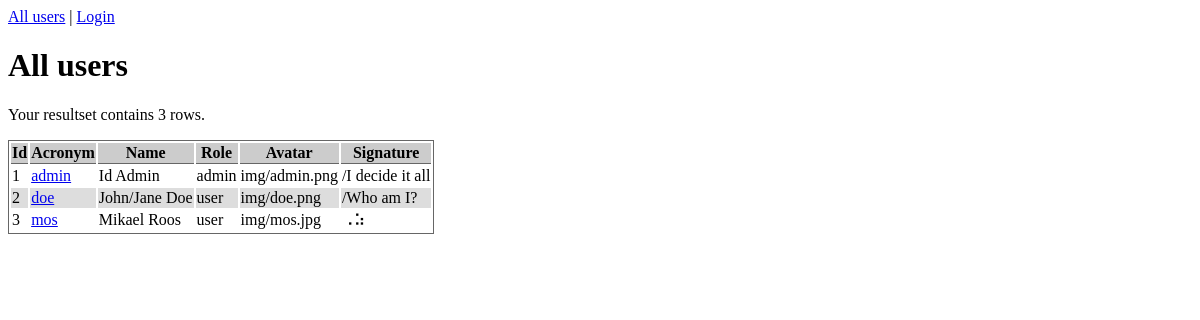
The page /users.php on the database its author committed.
### tables this page shows
CREATE TABLE user (
    acronym TEXT PRIMARY KEY,
    name TEXT,
    password TEXT,
    role TEXT,
    avatar TEXT,
    signature TEXT
);

### users.php (called while the page is built, shortened)
<?php
require "view/header.php";
$dsn = "sqlite:db/user.sqlite";
$db = connectToDatabase($dsn);
$sql = <<<EOD
SELECT
    rowid,
    acronym,
    name,
    role,
    avatar,
    signature
FROM user
;
EOD;
$stmt = $db->prepare($sql);
$stmt->execute();
$res = $stmt->fetchAll();
require "view/users.php";

### src/functions.php (called while the page is built, shortened)
<?php
function checkIfUserLoggedIn(): string
{
    $user = $_SESSION["user"] ?? "";
    return $user;
}

### view/users.php (the view, shortened to what this page needs)
?><h1>All users</h1>
<p>Your resultset contains <?= count($res) ?> rows.</p>
<table>
    <tr>
        <th>Id</th>
        <th>Acronym</th>
        <th>Name</th>
        <th>Role</th>
        <th>Avatar</th>
        <th>Signature</th>
    </tr>
<?php foreach ($res as $row) :
    $userEncoded = urlencode($row['acronym']);
    $urlToProfile = "profile.php?user=" . htmlentities($userEncoded);
    ?>
    <tr>
        <td><?= htmlentities($row['rowid']) ?></td>
        <td>
            <a href="<?= $urlToProfile ?>"><?= htmlentities($row['acronym']) ?></a>
        </td>
        <td><?= htmlentities($row['name'] ?? "") ?></td>
        <td><?= htmlentities($row['role']) ?></td>
        <td><?= htmlentities($row['avatar'] ?? "") ?></td>
        <td><?= htmlentities($row['signature'] ?? "") ?></td>
    </tr>
<?php endforeach ?>

### view/header.php (shortened to what this page needs)
<!doctype html>
<html>
<head>
    <link rel="stylesheet" href="css/style.css">
</head>
<body>
    <?php include('view/navbar.php') ?>

### view/navbar.php
<?php
$user = checkIfUserLoggedIn();
?><nav>
    <a href="users.php">All users</a> |
<?php if ($user) : ?>
    Logged in as '<?= $user ?> '
    <a href="user.php">Profile</a> |
    <a href="logout_process.php">Logout</a> |
<?php else: ?>
    <a href="login.php">Login</a>
<?php endif; ?>
</nav>

### css/table.css (style rules this page uses)
table { border: 1px solid #666; }
th { border-bottom: 1px solid #666; background-color: #ccc; }
tr:nth-child(odd) { background-color: #ddd; }

### rows shown on the page
user: rowid "1", acronym "admin", name "Id Admin", role "admin", avatar "img/admin.png", signature "/I decide it all"
user: rowid "2", acronym "doe", name "John/Jane Doe", role "user", avatar "img/doe.png", signature "/Who am I?"
user: rowid "3", acronym "mos", name "Mikael Roos", role "user", avatar "img/mos.jpg", signature "⠠⠵"

### other values the page prints
count($res) "3"
